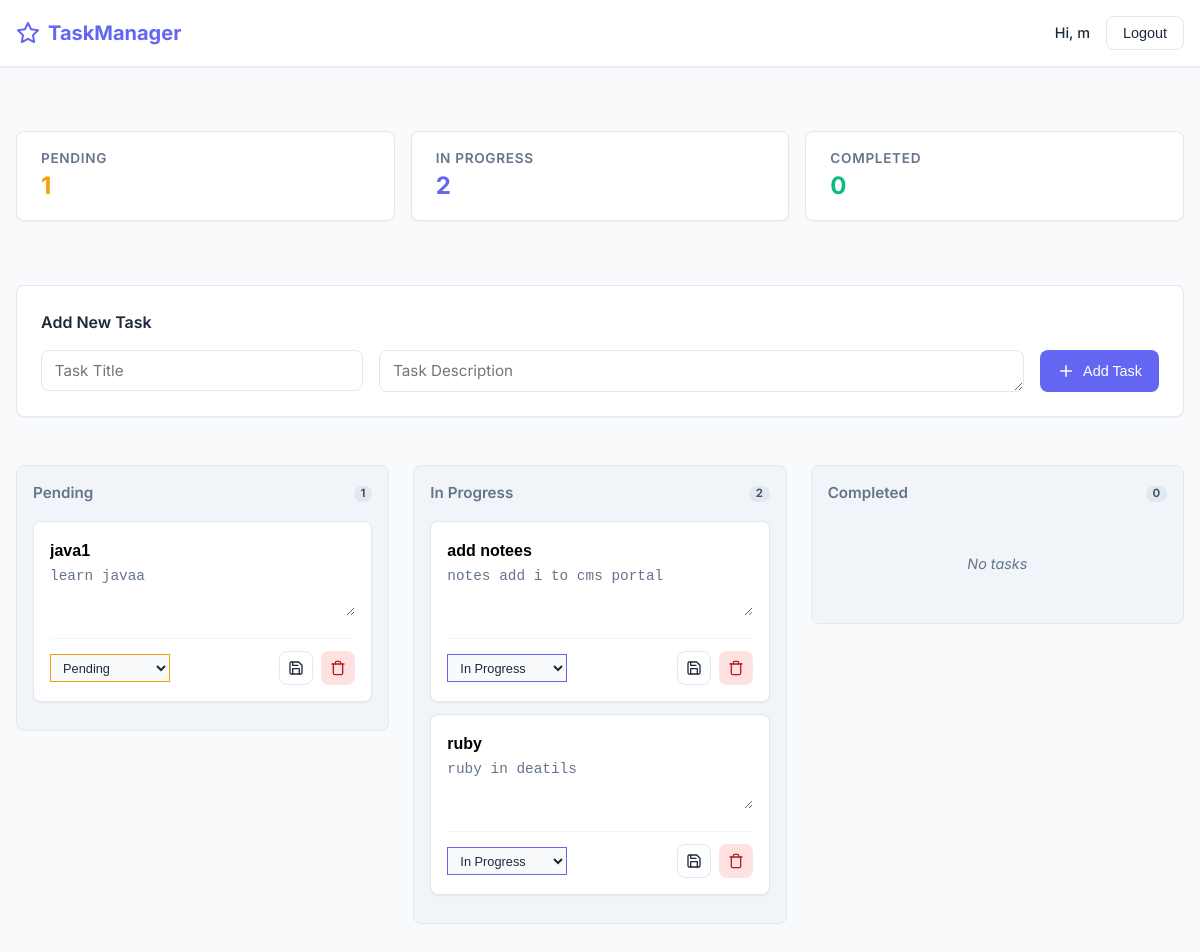
/tasks/dashboard (signed in), run on an earlier commit of the app's database.
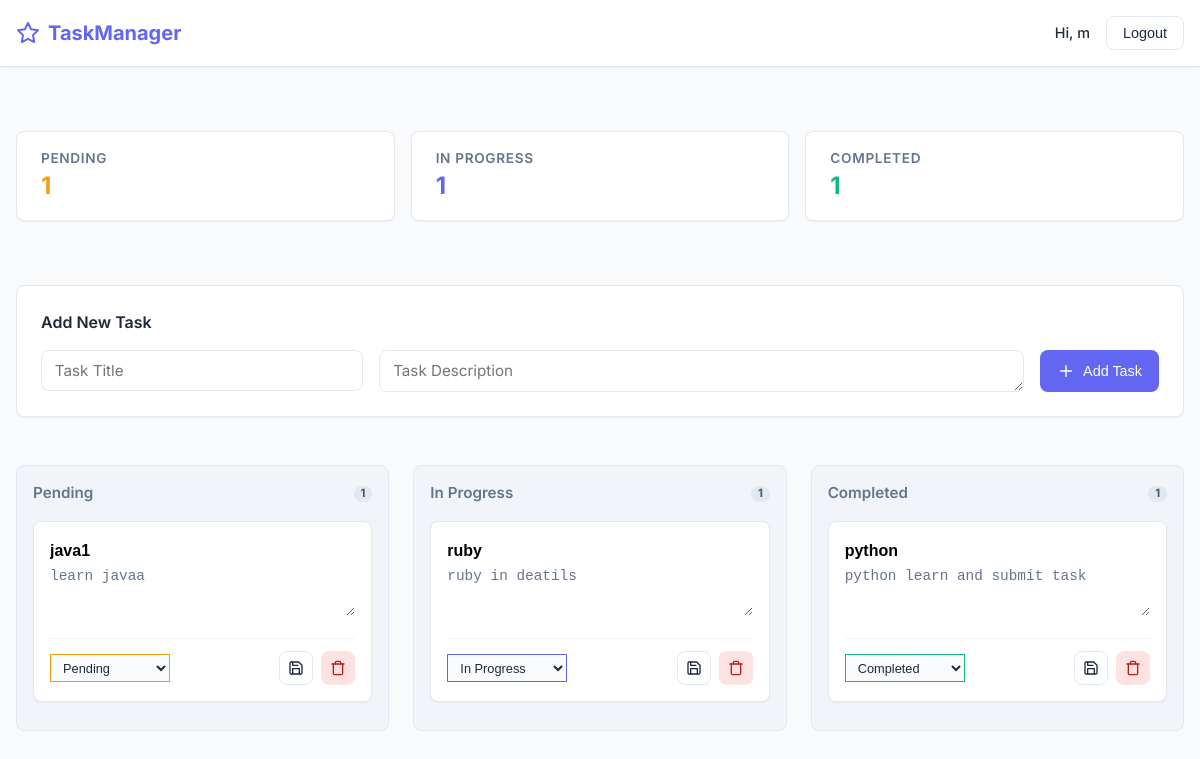
And on a later commit of the database.
### app/models/task.py (models this page shows)
class Task(db.Model):
    __tablename__ = "tasks"
    id = db.Column(db.Integer, primary_key=True)
    title = db.Column(db.String(200), nullable=False)
    description = db.Column(db.Text, nullable=False)
    status = db.Column(db.String(50), default="pending")
    user_id = db.Column(db.Integer, db.ForeignKey("user.id"), nullable=False)

### app/routes/tasks.py (the view)
@tasks_bp.route("/dashboard")
@login_required
def dashboard():
    tasks = Task.query.filter_by(user_id=session["user_id"]).all()
    counts = {
        "pending": sum(t.status == "pending" for t in tasks),
        "in_progress": sum(t.status == "in-progress" for t in tasks),
        "completed": sum(t.status == "completed" for t in tasks),
    }
    return render_template("tasks/dashboard.html", tasks=tasks, counts=counts)

### app/__init__.py (called while the page is built)
def create_app():
    app = Flask(__name__)
    app.config.from_object(Config)
    @app.after_request
    def add_no_cache_headers(response):
        response.headers["Cache-Control"] = "no-store, no-cache, must-revalidate, max-age=0"
        response.headers["Pragma"] = "no-cache"
        response.headers["Expires"] = "0"
        return response
    db.init_app(app)
    app.register_blueprint(home_bp)
    app.register_blueprint(auth_bp)
    app.register_blueprint(tasks_bp)
    with app.app_context():
        db.create_all()
    return app

### app/routes/auth.py (called while the page is built)
def login_required(f):
    @wraps(f)
    def decorated(*args, **kwargs):
        if "username" not in session:
            return redirect(url_for("auth.login"))
        return f(*args, **kwargs)
    return decorated

### app/templates/tasks/dashboard.html (shortened to what this page needs)
{% extends "base.html" %}
{% block content %}
<div class="dashboard-layout">
    <div class="stats-bar">
        <div class="stat-card">
            <span class="stat-label">Pending</span>
            <span class="stat-value" style="color: var(--warning)">{{ counts.pending }}</span>
        </div>
        <div class="stat-card">
            <span class="stat-label">In Progress</span>
            <span class="stat-value" style="color: var(--primary)">{{ counts.in_progress }}</span>
        </div>
        <div class="stat-card">
            <span class="stat-label">Completed</span>
            <span class="stat-value" style="color: var(--success)">{{ counts.completed }}</span>
        </div>
    </div>
    <div class="card mb-4">
        <h4 style="margin-bottom: 1rem;">Add New Task</h4>
        <form id="addForm" style="display: grid; gap: 1rem; grid-template-columns: 1fr 2fr auto; align-items: start;">
            <input name="title" placeholder="Task Title" required>
            <textarea name="description" placeholder="Task Description" required rows="1"
                style="height: 42px; padding-top: 10px;"></textarea>
            <button type="submit" class="btn btn-primary" style="height: 42px;">
                <svg width="18" height="18" viewBox="0 0 24 24" fill="none" stroke="currentColor" stroke-width="2"
                    stroke-linecap="round" stroke-linejoin="round" style="margin-right: 0.5rem;">
                    <line x1="12" y1="5" x2="12" y2="19"></line>
                    <line x1="5" y1="12" x2="19" y2="12"></line>
                </svg>
                Add Task
            </button>
        </form>
    </div>
    <div class="task-board">
        {% for status, label in [('pending','Pending'),('in-progress','In Progress'),('completed','Completed')] %}
        <div class="task-column">
            <div class="column-header">
                {{ label }}
                <span class="badge badge-count">
                    {% set count = 0 %}
                    {% for task in tasks if task.status == status %}{% set count = count + 1 %}{% endfor -%}
                    {{ namespace(val=0).val + (tasks|selectattr("status", "equalto", status)|list|length) }}
                </span>
            </div>
            {% for task in tasks if task.status == status %}
            <div class="task-card" data-id="{{ task.id }}">
                <input class="title task-input-title" value="{{ task.title }}">
                <textarea class="desc task-textarea-desc"
                    oninput="this.style.height = ''; this.style.height = this.scrollHeight + 'px'">{{ task.description }}</textarea>
                <div class="task-actions">
                    <select class="status task-status-select form-select" onchange="saveTask({{ task.id }})"
                        style="border-color: {% if task.status == 'completed' %}var(--success){% elif task.status == 'in-progress' %}var(--primary){% else %}var(--warning){% endif %}; color: inherit;">
                        <option value="pending" {% if task.status=='pending' %}selected{% endif %}>Pending</option>
                        <option value="in-progress" {% if task.status=='in-progress' %}selected{% endif %}>In Progress
                        </option>
                        <option value="completed" {% if task.status=='completed' %}selected{% endif %}>Completed
                        </option>
                    </select>
                    <div style="display: flex; gap: 0.5rem;">
                        <button type="button" class="btn btn-outline btn-icon" onclick="saveTask({{ task.id }})"
                            title="Save Changes">
                        </button>
                        <button type="button" class="btn btn-danger btn-icon" onclick="deleteTask({{ task.id }})"
                            title="Delete Task">
                            <svg width="16" height="16" viewBox="0 0 24 24" fill="none" stroke="currentColor"
                                stroke-width="2" stroke-linecap="round" stroke-linejoin="round">
                                <polyline points="3 6 5 6 21 6"></polyline>
                                <path
                                    d="M19 6v14a2 2 0 0 1-2 2H7a2 2 0 0 1-2-2V6m3 0V4a2 2 0 0 1 2-2h4a2 2 0 0 1 2 2v2">
                                </path>
                            </svg>
                        </button>
                    </div>
                </div>
            </div>
            {% endfor %}
            {% if (tasks|selectattr("status", "equalto", status)|list|length) == 0 %}
            <div
                style="text-align: center; color: var(--text-muted); padding: 2rem; font-size: 0.9rem; font-style: italic;">
                No tasks
            </div>
            {% endif %}
        </div>
        {% endfor %}
    </div>
</div>
{% endblock %}

### app/templates/base.html (shortened to what this page needs)
<!DOCTYPE html>
<html lang="en">
<head>
    <link rel="stylesheet" href="{{ url_for('static', filename='css/style.css') }}">
</head>
<body>
    <nav class="navbar">
        <div class="container navbar-content">
            <a href="/" class="brand">
                <svg width="24" height="24" viewBox="0 0 24 24" fill="none" stroke="currentColor" stroke-width="2"
                    stroke-linecap="round" stroke-linejoin="round">
                    <path
                        d="M12 2l3.09 6.26L22 9.27l-5 4.87 1.18 6.88L12 17.77l-6.18 3.25L7 14.14 2 9.27l6.91-1.01L12 2z">
                    </path>
                </svg>
                TaskManager
            </a>
            <div class="nav-user">
                {% if session.get("username") %}
                <span class="user-name">Hi, {{ session.username }}</span>
                <form action="{{ url_for('auth.logout') }}" method="post">
                    <button type="submit" class="btn btn-outline">Logout</button>
                </form>
                {% else %}
                <a href="{{ url_for('auth.login') }}" class="btn btn-primary">Login</a>
                {% endif %}
            </div>
        </div>
    </nav>
    <div class="container" style="padding-top: 2rem; padding-bottom: 2rem;">
        {% block content %}{% endblock %}
    </div>
</body>
</html>

What changed in the data, as far as the page shows it:
removed Task: title "add notees", description "notes add i to cms portal", status+id "In Progress"
added Task: title "python", description "python learn and submit task", status+id "Completed"
Also different on the page:
{{ counts.in_progress }}: "2" → "1"
{{ counts.completed }}: "0" → "1"
new list line: "In Progress 1"
new list line: "Completed 1"
list line gone: "In Progress 2"
list line gone: "Completed 0 No tasks"
